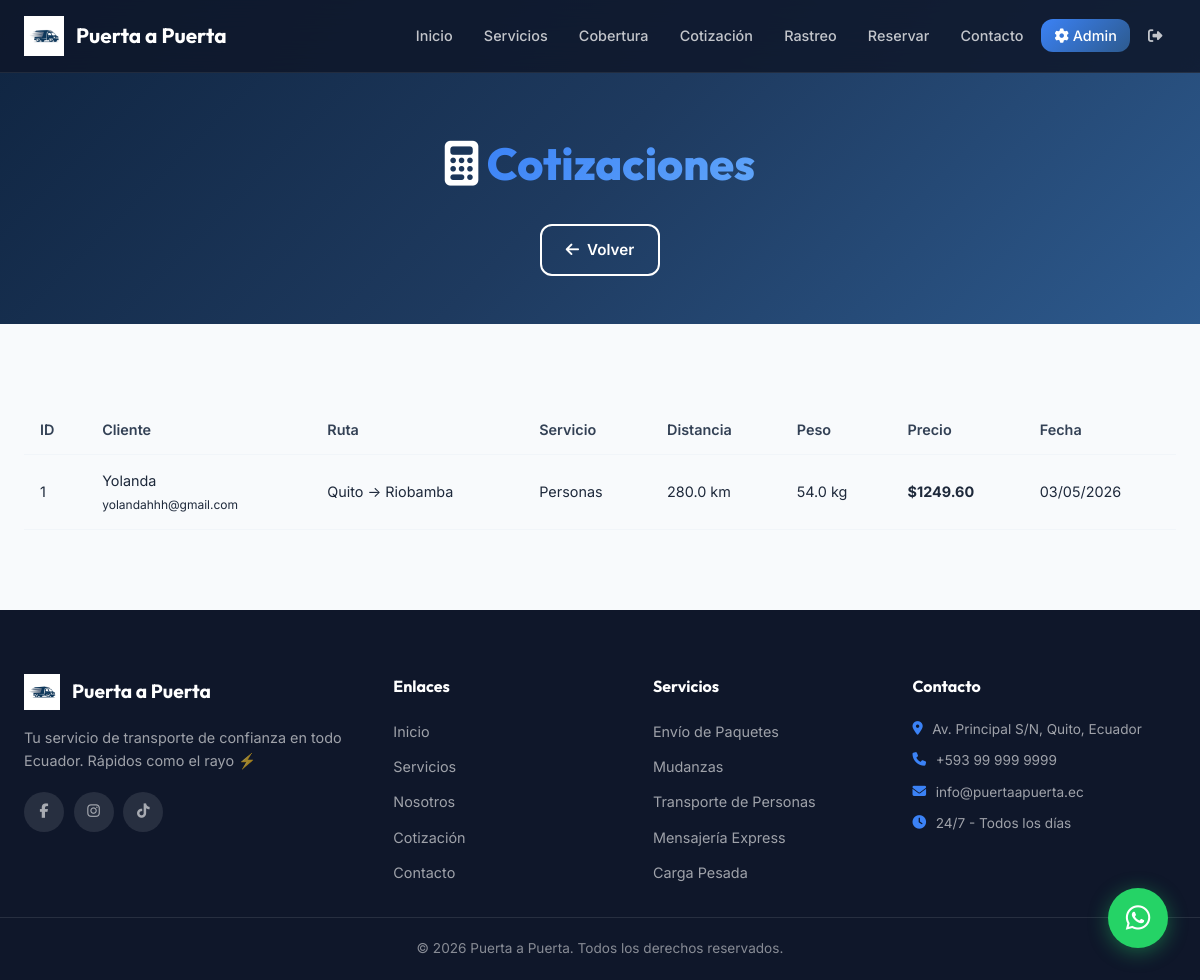
The page /admin/cotizaciones (signed in) on the database its author committed.
### models.py (models this page shows)
class Cotizacion(db.Model):
    __tablename__ = 'cotizaciones'
    id = db.Column(db.Integer, primary_key=True)
    nombre = db.Column(db.String(100))
    email = db.Column(db.String(120))
    telefono = db.Column(db.String(20))
    origen = db.Column(db.String(200))
    destino = db.Column(db.String(200))
    tipo_servicio = db.Column(db.String(50))
    distancia_km = db.Column(db.Float, default=0)
    peso_kg = db.Column(db.Float, default=0)
    precio_estimado = db.Column(db.Float, default=0)
    fecha_creacion = db.Column(db.DateTime, default=datetime.utcnow)

### app.py (the view)
@app.route('/admin/cotizaciones')
@login_required
@admin_required
def admin_cotizaciones():
    cotizaciones = Cotizacion.query.order_by(Cotizacion.fecha_creacion.desc()).all()
    return render_template('admin/cotizaciones.html', cotizaciones=cotizaciones)

### app.py (called while the page is built)
@login_manager.user_loader
def load_user(user_id):
    return Usuario.query.get(int(user_id))

def admin_required(f):
    @wraps(f)
    def decorated_function(*args, **kwargs):
        if not current_user.is_authenticated or not current_user.es_admin:
            flash('No tienes permisos para acceder a esta página.', 'danger')
            return redirect(url_for('index'))
        return f(*args, **kwargs)
    return decorated_function

@app.context_processor
def inject_config():
    return {
        'whatsapp': app.config['WHATSAPP_NUMBER'],
        'telefono': app.config['TELEFONO'],
        'email_contacto': app.config['EMAIL'],
        'direccion': app.config['DIRECCION'],
        'facebook': app.config['FACEBOOK'],
        'instagram': app.config['INSTAGRAM'],
        'tiktok': app.config['TIKTOK'],
        'precio_km': app.config['PRECIO_POR_KM'],
        'precio_kg': app.config['PRECIO_POR_KG'],
        'year': datetime.utcnow().year,
    }

### templates/admin/cotizaciones.html (shortened to what this page needs)
{% extends "base.html" %}
{% block content %}
<section class="page-hero admin-hero">
    <div class="container">
        <h1 class="page-title"><i class="fas fa-calculator"></i> <span class="text-gradient">Cotizaciones</span></h1>
        <div class="page-actions">
            <a href="{{ url_for('admin_dashboard') }}" class="btn btn-outline"><i class="fas fa-arrow-left"></i> Volver</a>
        </div>
    </div>
</section>
<section class="section">
    <div class="container">
        <div class="table-responsive">
            <table class="data-table">
                <thead>
                    <tr><th>ID</th><th>Cliente</th><th>Ruta</th><th>Servicio</th><th>Distancia</th><th>Peso</th><th>Precio</th><th>Fecha</th></tr>
                </thead>
                <tbody>
                    {% for c in cotizaciones %}
                    <tr>
                        <td>{{ c.id }}</td>
                        <td>{{ c.nombre or '-' }}<br><small>{{ c.email or '' }}</small></td>
                        <td>{{ c.origen or '-' }} → {{ c.destino or '-' }}</td>
                        <td>{{ c.tipo_servicio|capitalize }}</td>
                        <td>{{ c.distancia_km }} km</td>
                        <td>{{ c.peso_kg }} kg</td>
                        <td><strong>${{ "%.2f"|format(c.precio_estimado) }}</strong></td>
                        <td>{{ c.fecha_creacion.strftime('%d/%m/%Y') }}</td>
                    </tr>
                    {% endfor %}
                </tbody>
            </table>
        </div>
    </div>
</section>
{% endblock %}

### static/css/style.css (style rules this page uses)
:root { --primary: #1e3a5f; --primary-light: #2d5a8e; --primary-dark: #0f2440; --primary-glow: rgba(30, 58, 95, 0.3); --accent: #3b82f6; --accent-light: #60a5fa; --gray-50: #f8fafc; --gray-100: #f1f5f9; --gray-200: #e2e8f0; --gray-300: #cbd5e1; --gray-400: #94a3b8; --gray-500: #64748b; --gray-600: #475569; --gray-700: #334155; --gray-800: #1e293b; --gray-900: #0f172a; --success: #10b981; --warning: #f59e0b; --danger: #ef4444; --info: #06b6d4; --white: #ffffff; --green-bg: rgba(16,185,129,.12); --purple-bg: rgba(139,92,246,.12); --orange-bg: rgba(245,158,11,.12); --red-bg: rgba(239,68,68,.12); --teal-bg: rgba(6,182,212,.12); --radius: 12px; --radius-lg: 20px; --radius-full: 9999px; --shadow-sm: 0 1px 3px rgba(0,0,0,.08); --shadow: 0 4px 16px rgba(0,0,0,.1); --shadow-lg: 0 12px 40px rgba(0,0,0,.15); --shadow-xl: 0 20px 60px rgba(0,0,0,.2); --transition: all .3s cubic-bezier(.4,0,.2,1); --font: 'Inter', -apple-system, sans-serif; --font-display: 'Outfit', 'Inter', sans-serif; }
*, *::before, *::after { box-sizing: border-box; margin: 0; padding: 0; }
html { scroll-behavior: smooth; }
body { font-family: var(--font); color: var(--gray-800); background: var(--gray-50); line-height: 1.6; -webkit-font-smoothing: antialiased; }
a { text-decoration: none; color: inherit; }
.container { max-width: 1200px; margin: 0 auto; padding: 0 1.5rem; }
.text-gradient { background: linear-gradient(135deg, var(--accent), var(--accent-light)); -webkit-background-clip: text; -webkit-text-fill-color: transparent; background-clip: text; }
.btn { display: inline-flex; align-items: center; gap: .5rem; padding: .75rem 1.5rem; border-radius: var(--radius); font-weight: 600; font-size: .95rem; transition: var(--transition); border: 2px solid transparent; white-space: nowrap; }
.btn-outline { border-color: var(--white); color: var(--white); background: transparent; }
.section { padding: 5rem 0; }
.page-hero { background: linear-gradient(135deg, var(--primary-dark), var(--primary), var(--primary-light)); padding: 8rem 0 3rem; text-align: center; }
.page-title { font-family: var(--font-display); font-size: 2.8rem; font-weight: 800; color: var(--white); margin-bottom: .5rem; }
.page-actions { display: flex; gap: 1rem; justify-content: center; margin-top: 1.5rem; }

### static/css/components.css (style rules this page uses)
.table-responsive { overflow-x: auto; }
.data-table { width: 100%; border-collapse: collapse; }
.data-table th, .data-table td { padding: .85rem 1rem; text-align: left; font-size: .9rem; border-bottom: 1px solid var(--gray-100); }
.data-table th { background: var(--gray-50); font-weight: 600; color: var(--gray-700); white-space: nowrap; }
.admin-hero { background: linear-gradient(135deg, var(--gray-900), var(--primary-dark), var(--primary)); }

### rows shown on the page
Cotizacion: id "1", nombre "Yolanda", email "yolandahhh@gmail.com", origen "Quito", destino "Riobamba", tipo_servicio "Personas", distancia_km "280.0", peso_kg "54.0", precio_estimado "1249.60", fecha_creacion "03/05/2026"

### other values the page prints
{{ direccion }} "Av. Principal S/N, Quito, Ecuador"
{{ telefono }} "+593 99 999 9999"
{{ email_contacto }} "info@puertaapuerta.ec"
